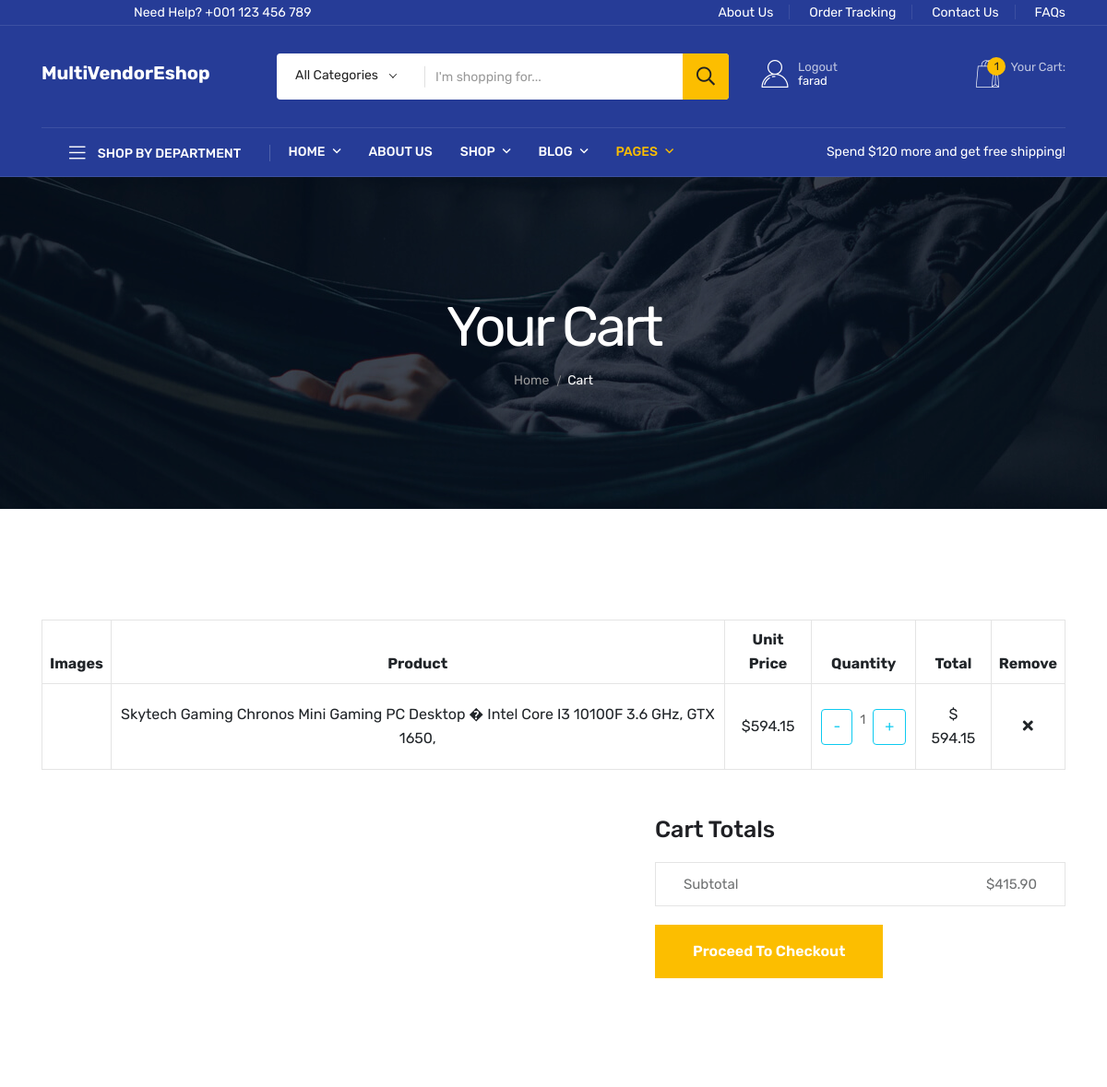
Page /show-cart/ (signed in, upper part) on the earlier database version.
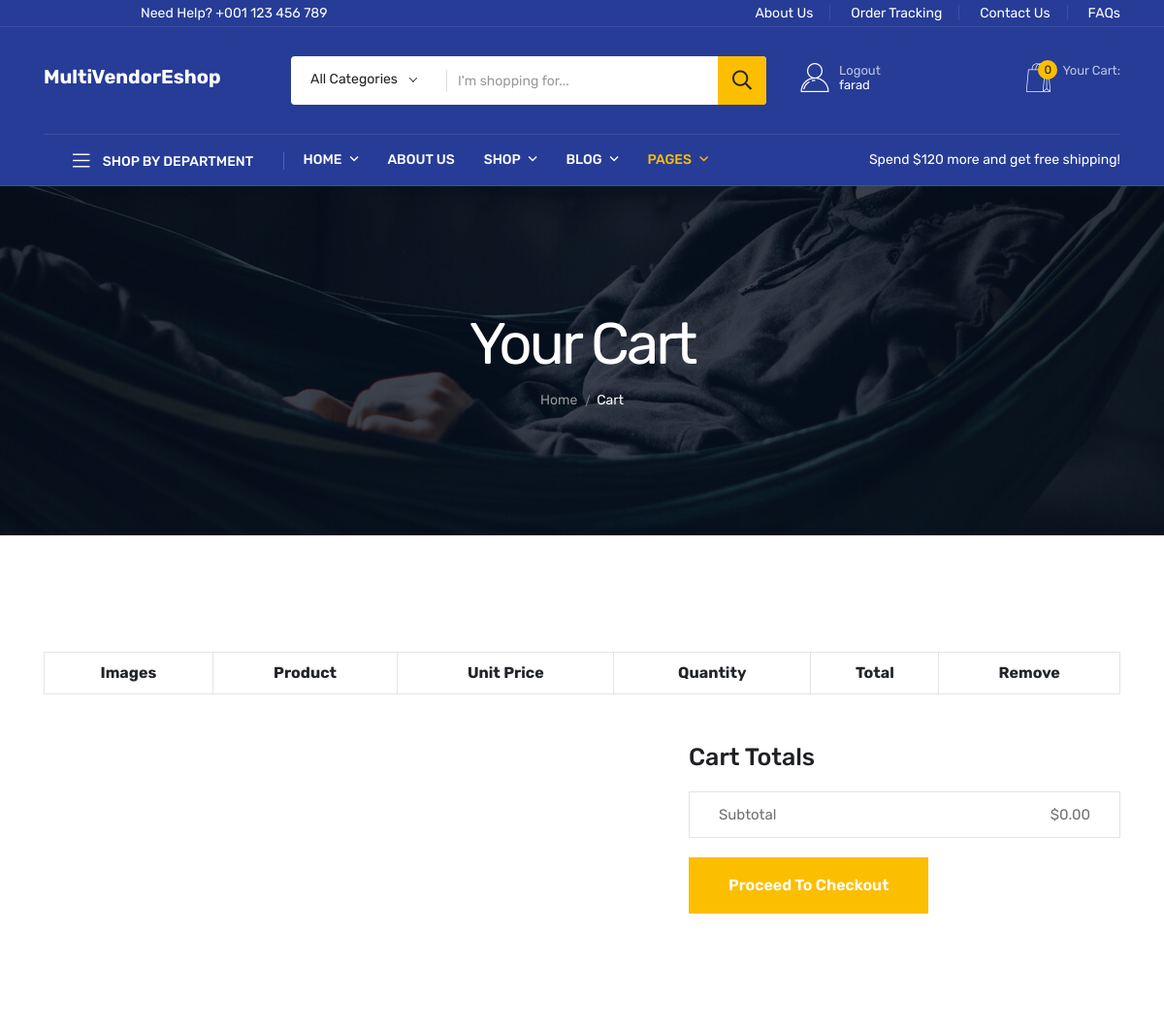
Same page on the later database version.
### products/models.py (models this page shows, shortened)
class Cart(models.Model):
    user = models.ForeignKey(
        "accounts.CustomUser",
        on_delete=models.CASCADE,
        related_name="customer_with_product_in_cart",
    )
    product = models.ForeignKey(Product, on_delete=models.CASCADE)
    quantity = models.IntegerField(default=1)
    shipping_address = models.ForeignKey(CustomerAddress, on_delete=models.CASCADE, null=True, blank=True)
    cupon_applaied = models.BooleanField(default=False)
    cupon_code = models.ForeignKey(
        CuponCodeGenaration,
        on_delete=models.CASCADE,
        null=True,
        blank=True,
        default=None,
    )
    last_updated = models.DateTimeField(auto_now_add=True)
    @property
    def total_product_price(self):
        price = self.product.discounted_price * self.quantity
        return price
    @classmethod
    def subtotal_product_price(cls, user):
        carts = Cart.objects.filter(user=user)
        subtotal_price = 0.00
        if carts:
            subtotal_price = sum(cart.total_product_price for cart in carts)
        if carts:
            cart_item = carts[0]
            if cart_item.cupon_applaied:
                subtotal_price = subtotal_price - (
                    cart_item.cupon_code.discoun_parcent * subtotal_price / 100
                )
        return subtotal_price

class Product(models.Model):
    from Vendors.models import VendorStore
    title = models.CharField(max_length=300)
    slug = models.SlugField(unique=True, blank=True, max_length=250)
    regular_price = models.PositiveIntegerField()
    stoc = models.PositiveIntegerField(default=10, verbose_name="Available in Stock")
    out_of_stoc = models.BooleanField(default=False)
    discounted_parcent = models.PositiveIntegerField()
    description = RichTextField(max_length=2000)
    modle = models.CharField(max_length=50)
    categories = models.ForeignKey(Categories, on_delete=models.DO_NOTHING)
    tag = models.CharField(max_length=50, help_text="Enter your tag coma separated")
    vendor_stores = models.ForeignKey(VendorStore, on_delete=models.CASCADE, null=True, blank=True)
    details_description = RichTextField(max_length=5000,
        help_text="Details product description display in the bottom of the product Page. It's help buyer to make deceion on your product")
    created_at = models.DateTimeField(auto_now_add=True)
    @property
    def discounted_price(self):
        price = (
            self.regular_price - (self.regular_price * self.discounted_parcent) / 100
        )
        return price

### products/views.py (the view)
# urls.py: path('show-cart/', views.show_cart, name='show_cart'),
@login_required(login_url="user_login")
def show_cart(request):
    carts = Cart.objects.filter(user=request.user)
    industry = Industry.objects.all()
    sub_total = 0.00
    if carts:
        sub_total = Cart.subtotal_product_price(user=request.user)
    context = {
        "carts": carts,
        "sub_total": format(sub_total, '.2f'),
        'industry':industry
        }
    return render(request, "products/cart.html", context)

### products/models.py (called while the page is built)
    def __str__(self):
        return self.name

### templates/products/cart.html (shortened to what the changed rows need)
{% extends "baseFiles/base.html" %}
{% load static %}
{% block bodycontent %}
<main>
    <section class="cart-area pt-120 pb-120">
        <div class="container">
           <div class="row">
              <div class="col-12">
                    <form action="#">
                       <div class="table-content table-responsive">
                          <table class="table">
                                <thead>
                                   <tr>
                                      <th class="product-thumbnail">Images</th>
                                      <th class="cart-product-name">Product</th>
                                      <th class="product-price">Unit Price</th>
                                      <th class="product-quantity">Quantity</th>
                                      <th class="product-subtotal">Total</th>
                                      <th class="product-remove">Remove</th>
                                   </tr>
                                </thead>
                                <tbody>
                                    {% if carts %}
                                    {% for product in carts %}
                                   <tr>
                                      <td class="product-thumbnail"><a href="#"><img src="{{product.product.productimage_set.first.image}}" alt=""></a></td>
                                      <td class="product-name"><a href="#">{{product.product.title}}</a></td>
                                      <td class="product-price"><span class="amount">${{product.product.discounted_price}}</span></td>
                                      <td class="product-quantity">
                                            <div class="d-inline-flex">
                                                <div class='btn btn-outline-info minus' onclick="change_cart_quantity('{{product.id}}',2)">-</div>
                                                <p class="mx-2 cart-quantity" id="product-quantity-{{product.id}}" >{{product.quantity}}</p>
                                                <div class="btn btn-outline-info plus-{{product.id}}" onclick="change_cart_quantity('{{product.id}}',1)">+</div>
                                            </div>
                                      </td>
                                      <td class="product-subtotal"><span class="amount" id='total_product_price-{{product.id}}'>$ {{product.total_product_price | floatformat:2}}</span></td>
                                      <td class="product-remove"><a href="#" onclick="change_cart_quantity('{{product.id}}',0)"><i class="fa fa-times"></i></a></td>
                                   </tr>
                                   {% endfor %}
                                   {% endif %}
                                </tbody>
                          </table>
                       </div>
                       <div class="row justify-content-end">
                          <div class="col-md-5">
                                <div class="cart-page-total">
                                   <h2>Cart totals</h2>
                                   <ul class="mb-20">
                                      <li>Subtotal <span id='sub_total_price'>${{sub_total | floatformat:2}}</span></li>
                                   </ul>
                                </div>
                          </div>
                       </div>
                    </form>
              </div>
           </div>
        </div>
     </section>
</main>
{% endblock bodycontent %}

### templates/baseFiles/base.html (shortened to what the changed rows need)
{% load static %}
<!DOCTYPE html>
<html class="no-js" lang="zxx">
  <head>
    <link rel="stylesheet" href="{% static 'assets/css/preloader.css' %}" />
    <link rel="stylesheet" href="{% static 'assets/css/bootstrap.css' %}" />
    <link rel="stylesheet" href="{% static 'assets/css/meanmenu.css' %}" />
    <link rel="stylesheet" href="{% static 'assets/css/animate.css' %}" />
    <link rel="stylesheet" href="{% static 'assets/css/owl-carousel.css' %}" />
    <link rel="stylesheet" href="{% static 'assets/css/swiper-bundle.css' %}" />
    <link rel="stylesheet" href="{% static 'assets/css/backtotop.css' %}" />
    <link
      rel="stylesheet"
      href="{% static 'assets/css/ui-range-slider.css' %}"
    />
    <link
      rel="stylesheet"
      href="{% static 'assets/css/magnific-popup.css' %}"
    />
    <link rel="stylesheet" href="{% static 'assets/css/nice-select.css' %}" />
    <link rel="stylesheet" href="{% static 'assets/flaticon/flaticon.css' %}" />
    <link
      rel="stylesheet"
      href="{% static 'assets/css/font-awesome-pro.css' %}"
    />
    <link rel="stylesheet" href="{% static 'assets/css/default.css' %}" />
    <link rel="stylesheet" href="{% static 'assets/css/style.css' %}" />
  </head>
  <body>
    <header class="header d-blue-bg">
      <div class="header-mid">
        <div class="container">
          <div class="heade-mid-inner">
            <div class="row align-items-center">
              <div class="col-xl-4 col-lg-5 col-md-8 col-sm-8">
                <div class="header-action">
                  {% if request.user.is_authenticated %}
                  <div class="block-userlink">
                    <a class="icon-link" href="{% url 'user_logout' %}">
                      <i class="flaticon-user"></i>
                      <span class="text">
                        <span class="sub">Logout </span>
                        {{request.user.first_name}}
                      </span>
                    </a>
                  </div>
                  <div class="block-cart action">
                    <a class="icon-link" href="{% url 'show_cart' %}">
                      <i class="flaticon-shopping-bag"></i>
                      <span class="count">{{carts.count}}</span>
                      <span class="text">
                        <span class="sub">Your Cart:</span>
                      </span>
                    </a>
                  </div>
                  {% endif %}
                </div>
              </div>
            </div>
          </div>
        </div>
      </div>
    </header>
    <main>{% block bodycontent %} {% endblock bodycontent %}</main>
  </body>
</html>

Differences in the rows shown:
removed Cart: product "Skytech Gaming Chronos Mini Gaming PC Desktop � Intel Core I3 10100F 3.6 GHz, GTX 1650,", product.discounted_price "594.15", quantity "1", total_product_price "594.15"
Other differences:
{{ carts.count }}: "1" → "0"
{{ sub_total | floatformat:2 }}: "415.90" → "0.00"
